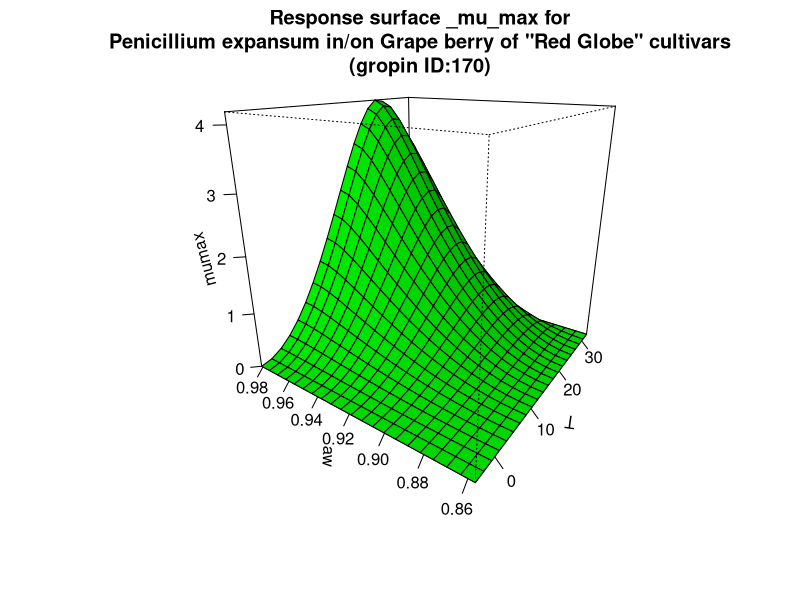

Write R code to recreate this figure.
#############################
# start of Parameter script
#############################
T <- seq(-4.4044,32.4675324675325,length.out=21)
aw <- seq(0.856856,0.981018981018981,length.out=21)
#############################
# end of Parameter script
#############################
############################# 
# start of Model script Gropin ID 170 
#############################
 
# constant coefficients for this model
mopt <- 4.19
Tmin <- -4.4
Topt <- 23.9
Tmax <- 32.5
awmin <- 0.856
awopt <- 0.981
 
variables <- data.frame(T,aw)
argumentsPar <- unique.data.frame(expand.grid(variables))
 
# heart of the model
response_surface <- function(T,aw) {
   mumax <-(mopt*(((T-Tmax)*((T-Tmin)^2))/((Topt-Tmin)*((Topt-Tmin)*(T-Topt)-(Topt-Tmax)*(Topt+Tmin-2*T))))*(((aw-1)*(aw-awmin)^2)/((awopt-awmin)*((awopt-awmin)*(aw-awopt)-(awopt-1)*(awopt+awmin-2*aw)))))

	return(mumax=mumax)
} 

# output parameters
responseSurface <- cbind(argumentsPar,response_surface(argumentsPar['T'],argumentsPar['aw']))
colnames(responseSurface) <- c(colnames(argumentsPar),'mumax')
#############################
# End of Model script
#############################
############################# 
# start of Visualisation script Gropin ID 170 
#############################
titleText <-'Response surface _mu_max for
Penicillium expansum in/on Grape berry of "Red Globe" cultivars
(gropin ID:170)'
persp(T,aw,matrix(unlist(responseSurface$'mumax'),nrow=21),col = 'green',xlab='T',ylab='aw',zlab='mumax',main=titleText,theta=305,phi=20,shade=0.25,ticktype = 'detailed')
#############################
# End of Visualisation script
#############################
